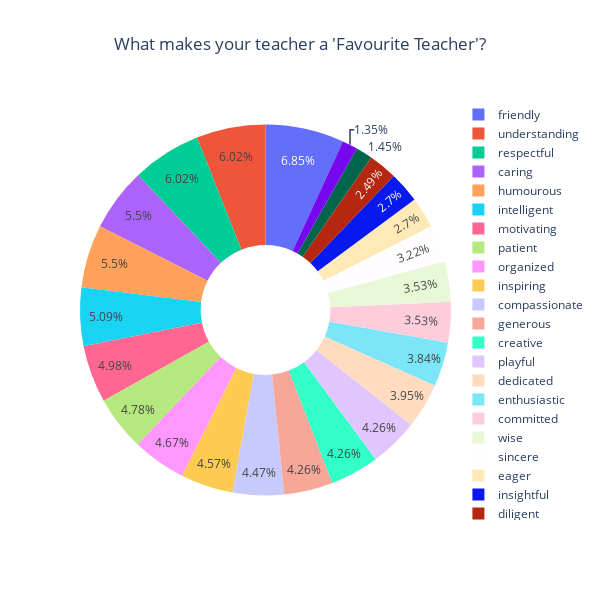

Source (notebook cell):
### Code cell
pie = px.pie(count_df, values="Count", names="Characteristic",
            title="What makes your teacher a 'Favourite Teacher'?",hole=0.35)
pie.update_layout(width=600, height=600, title=dict(x=0.5))
pie.show()

### Figure 1 — Plotly figure (JSON) as saved in the notebook; plotly's stock layout.template omitted (floating-point values rounded to 4 significant figures)
{"data": [{"domain": {"x": [0, 1], "y": [0, 1]}, "hole": 0.35, "hovertemplate": "Characteristic=%{label}<br>Count=%{value}<extra></extra>", "labels": ["technological", "meticulous", "diligent", "eager", "insightful", "sincere", "committed", "wise", "enthusiastic", "dedicated", "generous", "creative", "playful", "compassionate", "inspiring", "organized", "patient", "motivating", "intelligent", "caring", "humourous", "understanding", "respectful", "friendly"], "legendgroup": "", "name": "", "showlegend": true, "type": "pie", "values": [13, 14, 24, 26, 26, 31, 34, 34, 37, 38, 41, 41, 41, 43, 44, 45, 46, 48, 49, 53, 53, 58, 58, 66]}], "layout": {"height": 600, "legend": {"tracegroupgap": 0}, "title": {"text": "What makes your teacher a 'Favourite Teacher'?", "x": 0.5}, "width": 600}}
